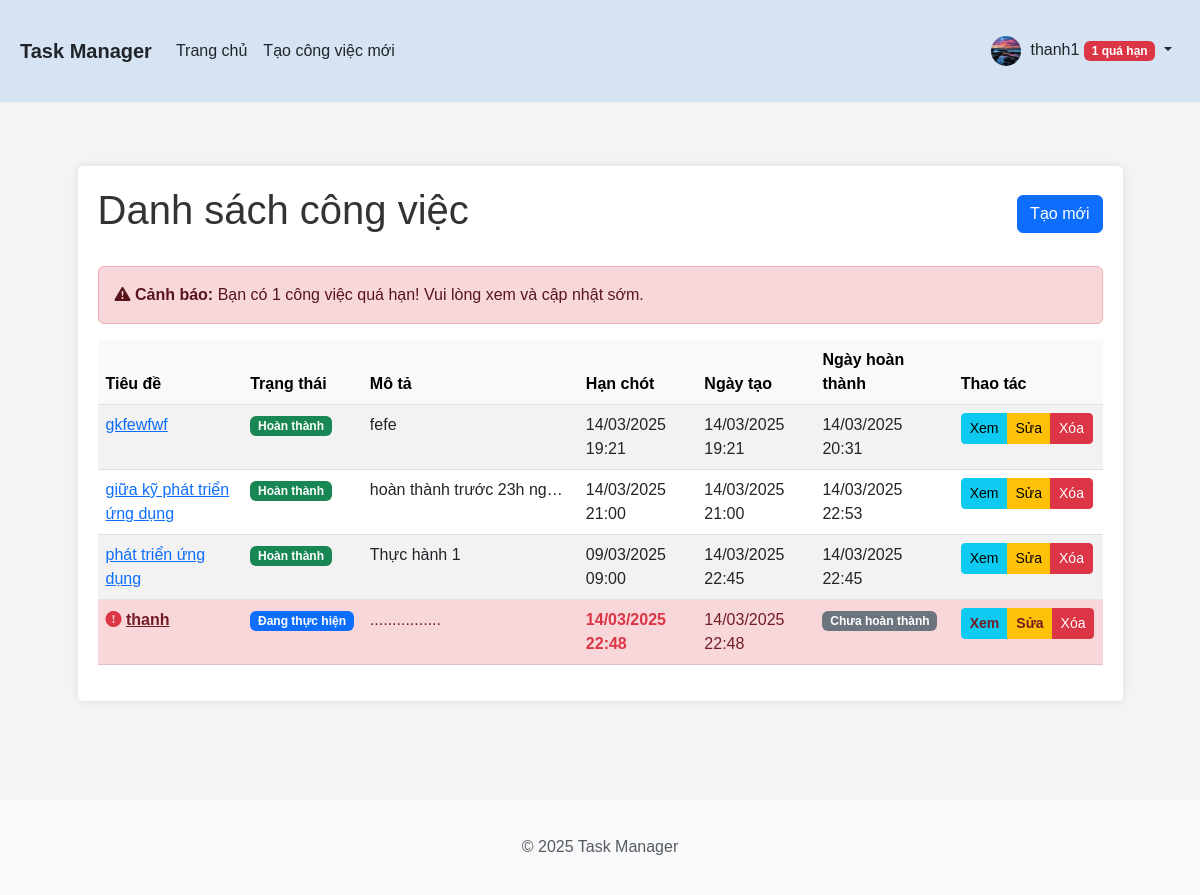
Before: /index (signed in) with the older database file.
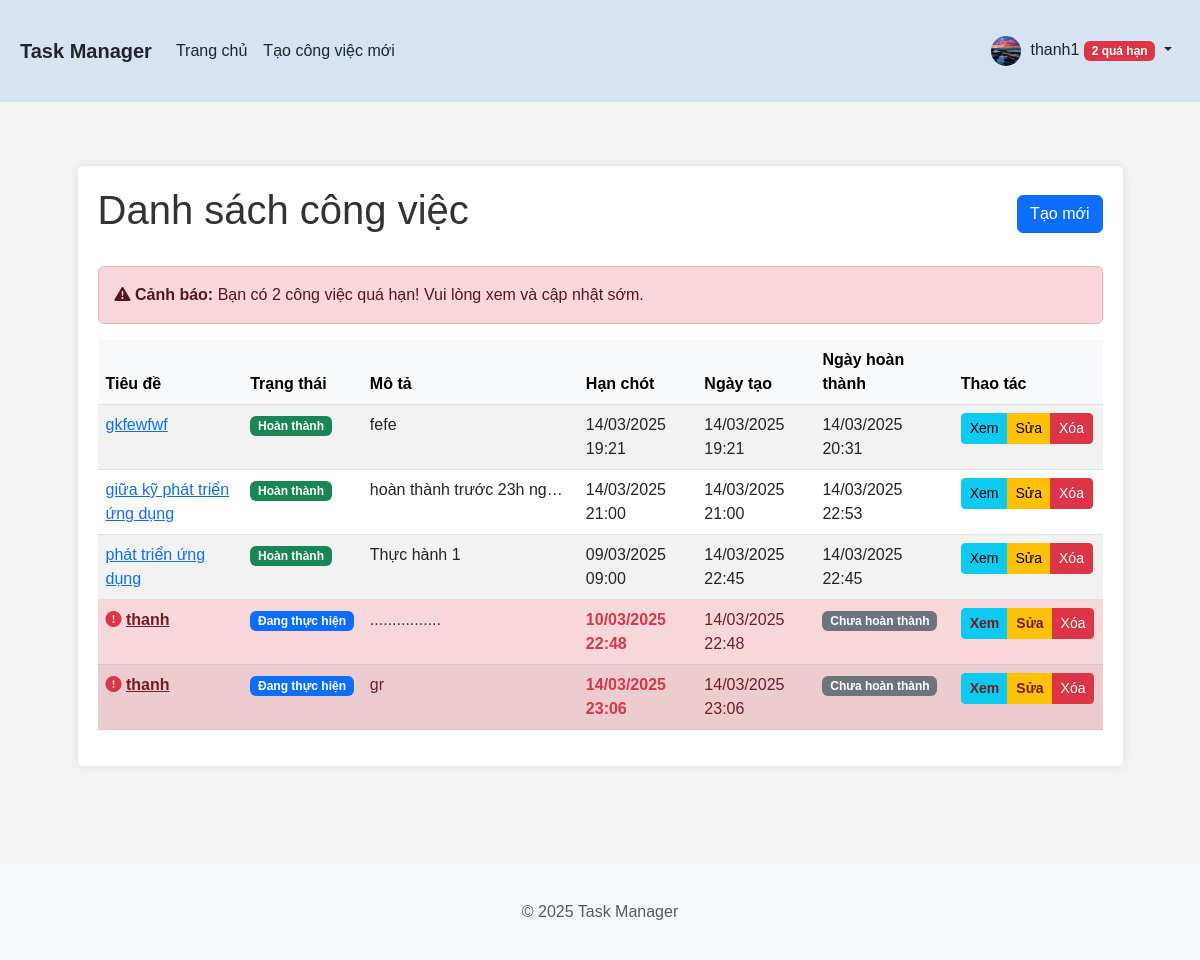
After: the same page with the newer database file.
### app/models.py (models this page shows, shortened)
class User(UserMixin, db.Model):
    id = db.Column(db.Integer, primary_key=True)
    username = db.Column(db.String(64), index=True, unique=True)
    email = db.Column(db.String(120), index=True, unique=True)
    password_hash = db.Column(db.String(128))
    avatar = db.Column(db.String(120), default='default.png')
    is_admin = db.Column(db.Boolean, default=False)
    tasks = db.relationship('Task', backref='user', lazy='dynamic')
    @property
    def overdue_count(self):
        return Task.query.filter_by(user_id=self.id, finished=None).filter(
            Task.deadline < datetime.utcnow()).count()

class Task(db.Model):
    id = db.Column(db.Integer, primary_key=True)
    title = db.Column(db.String(100), nullable=False)
    description = db.Column(db.Text)
    status = db.Column(db.String(20), default='pending')  # pending, in_progress, completed
    created = db.Column(db.DateTime, default=datetime.utcnow)
    deadline = db.Column(db.DateTime)
    finished = db.Column(db.DateTime)
    user_id = db.Column(db.Integer, db.ForeignKey('user.id'), nullable=False)
    def is_overdue(self):
        return not self.finished and self.deadline and self.deadline < datetime.utcnow()

### app/routes/tasks.py (the view)
@bp.route('/')
@bp.route('/index')
@login_required
def index():
    if current_user.is_admin:
        tasks = Task.query.all()
    else:
        tasks = Task.query.filter_by(user_id=current_user.id).all()
    overdue_count = 0
    for task in tasks:
        if not task.finished and task.deadline and task.deadline < datetime.now():
            overdue_count += 1
    return render_template('tasks/index.html', title='Quản lý công việc', tasks=tasks, overdue_count=overdue_count)

### app/__init__.py (called while the page is built)
def create_app(config_name='default'):
    app = Flask(__name__)
    app.config.from_object(config[config_name])
    db.init_app(app)
    migrate.init_app(app, db)
    login_manager.init_app(app)
    @app.template_filter('nl2br')
    def nl2br_filter(text):
        if text:
            return jinja2.utils.markupsafe.Markup(text.replace('\n', '<br>'))
        return ''
    from app.routes.auth import bp as auth_bp
    from app.routes.tasks import bp as tasks_bp
    app.register_blueprint(auth_bp)
    app.register_blueprint(tasks_bp)
    avatar_dir = os.path.join(app.static_folder, 'avatars')
    if not os.path.exists(avatar_dir):
        os.makedirs(avatar_dir)
    @login_manager.user_loader
    def load_user(user_id):
        from app.models import User
        return User.query.get(int(user_id))
    return app

### app/templates/tasks/index.html (shortened to what this page needs)
{% extends "base.html" %}
{% block content %}
    <div class="tasks-container">
        <div class="d-flex justify-content-between align-items-center mb-4">
            <h1>Danh sách công việc</h1>
            <a href="{{ url_for('tasks.create') }}" class="btn btn-primary">Tạo mới</a>
        </div>
        {% if overdue_count > 0 %}
            <div class="alert alert-danger">
                <strong><i class="bi bi-exclamation-triangle-fill"></i> Cảnh báo:</strong>
                Bạn có {{ overdue_count }} công việc quá hạn! Vui lòng xem và cập nhật sớm.
            </div>
        {% endif %}
        {% if tasks %}
            <div class="table-responsive">
                <table class="table table-hover table-striped">
                    <thead class="table-light">
                        <tr>
                            <th>Tiêu đề</th>
                            <th>Trạng thái</th>
                            <th>Mô tả</th>
                            <th>Hạn chót</th>
                            <th>Ngày tạo</th>
                            <th>Ngày hoàn thành</th>
                            <th>Thao tác</th>
                        </tr>
                    </thead>
                    <tbody>
                        {% for task in tasks %}
                            <tr class="{% if task.is_overdue() %}table-danger{% elif not task.finished %}table-danger-light{% endif %}">
                                <td>
                                    {% if task.is_overdue() %}<i class="bi bi-exclamation-circle-fill text-danger"></i>{% endif %}
                                    <a href="{{ url_for('tasks.view', task_id=task.id) }}">{{ task.title }}</a>
                                </td>
                                <td>
                                    {% if task.status == 'pending' %}
                                        <span class="badge bg-warning">Chờ xử lý</span>
                                    {% elif task.status == 'in_progress' %}
                                        <span class="badge bg-primary">Đang thực hiện</span>
                                    {% elif task.status == 'completed' %}
                                        <span class="badge bg-success">Hoàn thành</span>
                                    {% endif %}
                                </td>
                                <td>
                                    <div class="text-truncate" style="max-width: 200px;" title="{{ task.description }}">
                                        {{ task.description|striptags|truncate(50) }}
                                    </div>
                                </td>
                                <td>
                                    {% if task.is_overdue() %}
                                        <strong class="text-danger">{{ task.deadline.strftime('%d/%m/%Y %H:%M') }}</strong>
                                    {% else %}
                                        {{ task.deadline.strftime('%d/%m/%Y %H:%M') if task.deadline else 'N/A' }}
                                    {% endif %}
                                </td>
                                <td>{{ task.created.strftime('%d/%m/%Y %H:%M') }}</td>
                                <td>
                                    {% if task.finished %}
                                        {{ task.finished.strftime('%d/%m/%Y %H:%M') }}
                                    {% else %}
                                        <span class="badge bg-secondary">Chưa hoàn thành</span>
                                    {% endif %}
                                </td>
                                <td>
                                    <div class="btn-group">
                                        <a href="{{ url_for('tasks.view', task_id=task.id) }}" class="btn btn-sm btn-info">Xem</a>
                                        <a href="{{ url_for('tasks.edit', task_id=task.id) }}" class="btn btn-sm btn-warning">Sửa</a>
                                        <button type="button" class="btn btn-sm btn-danger" data-bs-toggle="modal" data-bs-target="#deleteModal{{ task.id }}">
                                            Xóa
                                        </button>
                                    </div>
                                </td>
                            </tr>
                        {% endfor %}
                    </tbody>
                </table>
            </div>
        {% else %}
            <div class="alert alert-info mt-3">
                <p>Không có công việc nào. <a href="{{ url_for('tasks.create') }}">Tạo công việc mới?</a></p>
            </div>
        {% endif %}
    </div>
{% endblock %}

### app/templates/base.html (shortened to what this page needs)
<!DOCTYPE html>
<html lang="vi">
<head>
    <link href="https://cdn.jsdelivr.net/npm/bootstrap@5.3.0-alpha1/dist/css/bootstrap.min.css" rel="stylesheet">
    <link rel="stylesheet" href="https://cdn.jsdelivr.net/npm/bootstrap-icons@1.11.2/font/bootstrap-icons.css">
    <link rel="stylesheet" href="{{ url_for('static', filename='css/main.css') }}">
</head>
<body>
    <header>
        <nav class="navbar navbar-expand-lg navbar-light">
            <div class="container">
                <a class="navbar-brand" href="{{ url_for('tasks.index') }}">Task Manager</a>
                <div class="collapse navbar-collapse" id="navbarNav">
                    <ul class="navbar-nav me-auto">
                        {% if current_user.is_authenticated %}
                            <li class="nav-item">
                                <a class="nav-link" href="{{ url_for('tasks.index') }}">Trang chủ</a>
                            </li>
                            <li class="nav-item">
                                <a class="nav-link" href="{{ url_for('tasks.create') }}">Tạo công việc mới</a>
                            </li>
                        {% endif %}
                    </ul>
                    <ul class="navbar-nav">
                        {% if current_user.is_authenticated %}
                            <li class="nav-item dropdown">
                                <a class="nav-link dropdown-toggle" href="#" id="navbarDropdown" role="button" data-bs-toggle="dropdown">
                                    {% if current_user.avatar %}
                                        <img src="{{ url_for('static', filename='avatars/' + current_user.avatar) }}" class="rounded-circle avatar-small" alt="Avatar">
                                    {% else %}
                                        <img src="https://avatar-placeholder.iran.liara.run/" class="rounded-circle avatar-small" alt="Avatar">
                                    {% endif %}
                                    {{ current_user.username }}
                                    {% if current_user.overdue_count and current_user.overdue_count > 0 %}
                                        <span class="badge bg-danger">{{ current_user.overdue_count }} quá hạn</span>
                                    {% endif %}
                                </a>
                            </li>
                        {% endif %}
                    </ul>
                </div>
            </div>
        </nav>
    </header>
    <main class="container mt-4">
        {% block content %}{% endblock %}
    </main>
    <footer class="footer mt-5 py-3 bg-light">
        <div class="container text-center">
            <span class="text-muted">&copy; 2025 Task Manager</span>
        </div>
    </footer>
</body>
</html>

### app/static/css/main.css (style rules this page uses)
body { font-family: Arial, sans-serif; margin: 0; padding: 0; background-color: #f4f4f4; min-height: 100vh; display: flex; flex-direction: column; }
.container { max-width: 1200px; margin: 0 auto; padding: 20px; }
main { flex: 1; }
footer { margin-top: auto; padding: 10px 0; background-color: #f8f9fa; text-align: center; }
h1, h2, h3 { color: #333; }
.avatar-small { width: 30px; height: 30px; object-fit: cover; margin-right: 5px; border-radius: 50%; }
.tasks-container { max-width: 95%; margin: 0 auto; padding: 20px; background: #fff; box-shadow: 0 0 10px rgba(0, 0, 0, 0.1); border-radius: 5px; margin-bottom: 30px; }
button { background-color: #28a745; color: white; border: none; padding: 10px 15px; border-radius: 5px; cursor: pointer; }
.table-responsive { overflow-x: auto; min-height: 300px; }
.navbar { margin-bottom: 20px; background-color: #d5e3f3 !important; }
.navbar .navbar-nav .nav-link { color: #212529 !important; font-weight: normal; }
.navbar .navbar-brand { color: #212529 !important; font-weight: bold; }
.table-danger td { color: #721c24; font-weight: 500; }
.table-danger td a { color: #721c24; font-weight: bold; }
@media (min-width: 1200px) { main.container { max-width: 95%; } }

Changed rows visible on the page:
changed Task (number 4 of 5 on the later page): deadline "14/03/2025 22:48" → "10/03/2025 22:48"
added Task: title "thanh", status "Đang thực hiện", description "gr", deadline "14/03/2025 23:06", created "14/03/2025 23:06", shows "Chưa hoàn thành"
Other visible differences:
{{ current_user.overdue_count }}: "1" → "2"
{{ overdue_count }}: "1" → "2"
